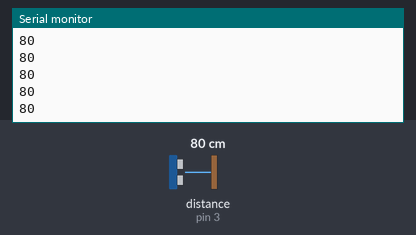
A sketch run on a simulated Arduino Leonardo, built with avr-gcc and run on an emulated ATmega32U4. On the bench: the last lines printed to the serial monitor. Wiring (inferred from the names in the program): ultrasonic range finder: trigger pin 3; echo pin 3. The inputs (shaded band) are chosen by the test bench; at power-on: distance to the obstacle (sensor on pin 3) 80 cm. The echo pulse lasts 58.3 µs per cm.

Above: at 1.2 s.
1.3 s: distance to the obstacle (sensor on pin 3) set to 2 cm
At 2.0 s:
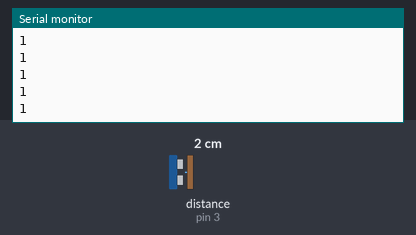
2.8 s: distance to the obstacle (sensor on pin 3) set to 4 cm
At 3.6 s:
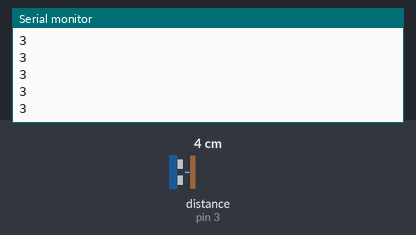
Timing chart, 0 to 3.8 s (numbered marks = the images above; inputs shaded):
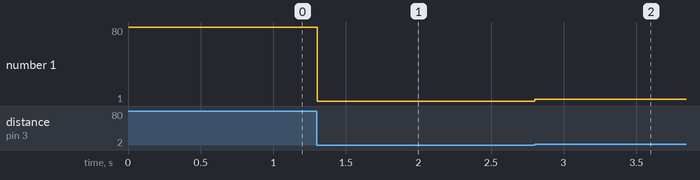

The sketch:

ultradistancesensor.ino
```cpp
int distancesensorPin = 3;

void setup()
{
	Serial.begin(9600);
	pinMode(distancesensorPin, OUTPUT);
}

int getDistance()
{
	int distance;
	unsigned long pulse =0;

	pinMode(distancesensorPin, OUTPUT);
	digitalWrite(distancesensorPin, LOW);
	delayMicroseconds(5);

	digitalWrite(distancesensorPin, HIGH);
	delayMicroseconds(5);
	digitalWrite(distancesensorPin, LOW);

	pinMode(distancesensorPin, INPUT);
	pulse=pulseIn(distancesensorPin, HIGH);
	pulse=pulse/2;
	distance = int(pulse/29);
	return distance;
}

void loop()
{
	Serial.println(getDistance());
}
```

Measured:
- after the input at 1.3 s, the serial monitor: prints a new line at once (image 1)
- after the input at 2.8 s, the serial monitor: prints a new line at once (image 2)
- plotted number 1: 80 → 1 after the input at 1.3 s, 1 → 3 after the input at 2.8 s
